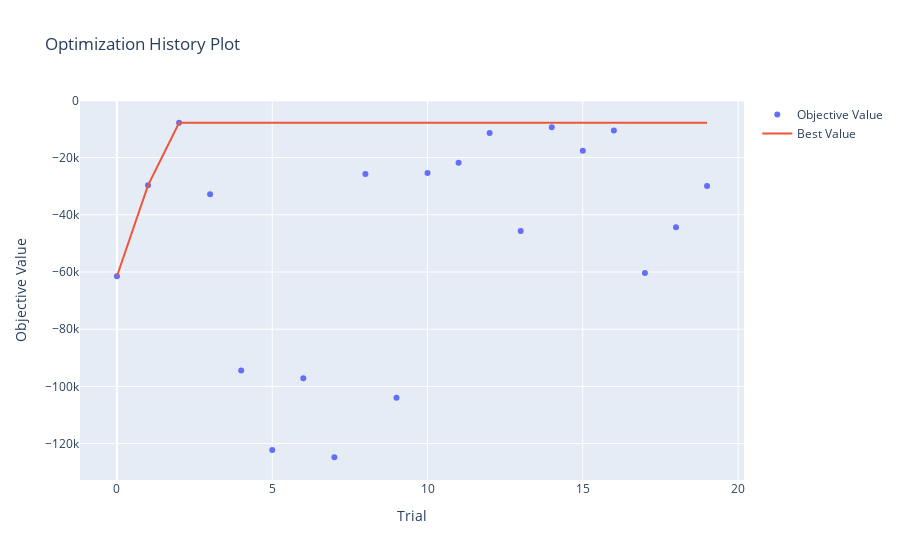

Notebook code for this chart:
### Markdown cell above
**Plot Optimization History**

This plot shows the best trial value at each step of the optimization process.

### Code cell
from optuna.visualization import plot_optimization_history

fig = plot_optimization_history(study)
fig.show()

### Figure 1 — Plotly figure (JSON) as saved in the notebook; plotly's stock layout.template omitted (floating-point values rounded to 4 significant figures)
{"data": [{"mode": "markers", "name": "Objective Value", "type": "scatter", "x": [0, 1, 2, 3, 4, 5, 6, 7, 8, 9, 10, 11, 12, 13, 14, 15, 16, 17, 18, 19], "y": [-61510.0, -29700.0, -7826.0, -32830.0, -94480.0, -122200.0, -97170.0, -124800.0, -25790.0, -104000.0, -25420.0, -21840.0, -11370.0, -45630.0, -9429.0, -17650.0, -10540.0, -60340.0, -44380.0, -29910.0]}, {"mode": "lines", "name": "Best Value", "type": "scatter", "x": [0, 1, 2, 3, 4, 5, 6, 7, 8, 9, 10, 11, 12, 13, 14, 15, 16, 17, 18, 19], "y": [-61510.0, -29700.0, -7826.0, -7826.0, -7826.0, -7826.0, -7826.0, -7826.0, -7826.0, -7826.0, -7826.0, -7826.0, -7826.0, -7826.0, -7826.0, -7826.0, -7826.0, -7826.0, -7826.0, -7826.0]}, {"marker": {"color": "#cccccc"}, "mode": "markers", "name": "Infeasible Trial", "showlegend": false, "type": "scatter", "x": [], "y": []}], "layout": {"title": {"text": "Optimization History Plot"}, "xaxis": {"title": {"text": "Trial"}}, "yaxis": {"title": {"text": "Objective Value"}}}}
